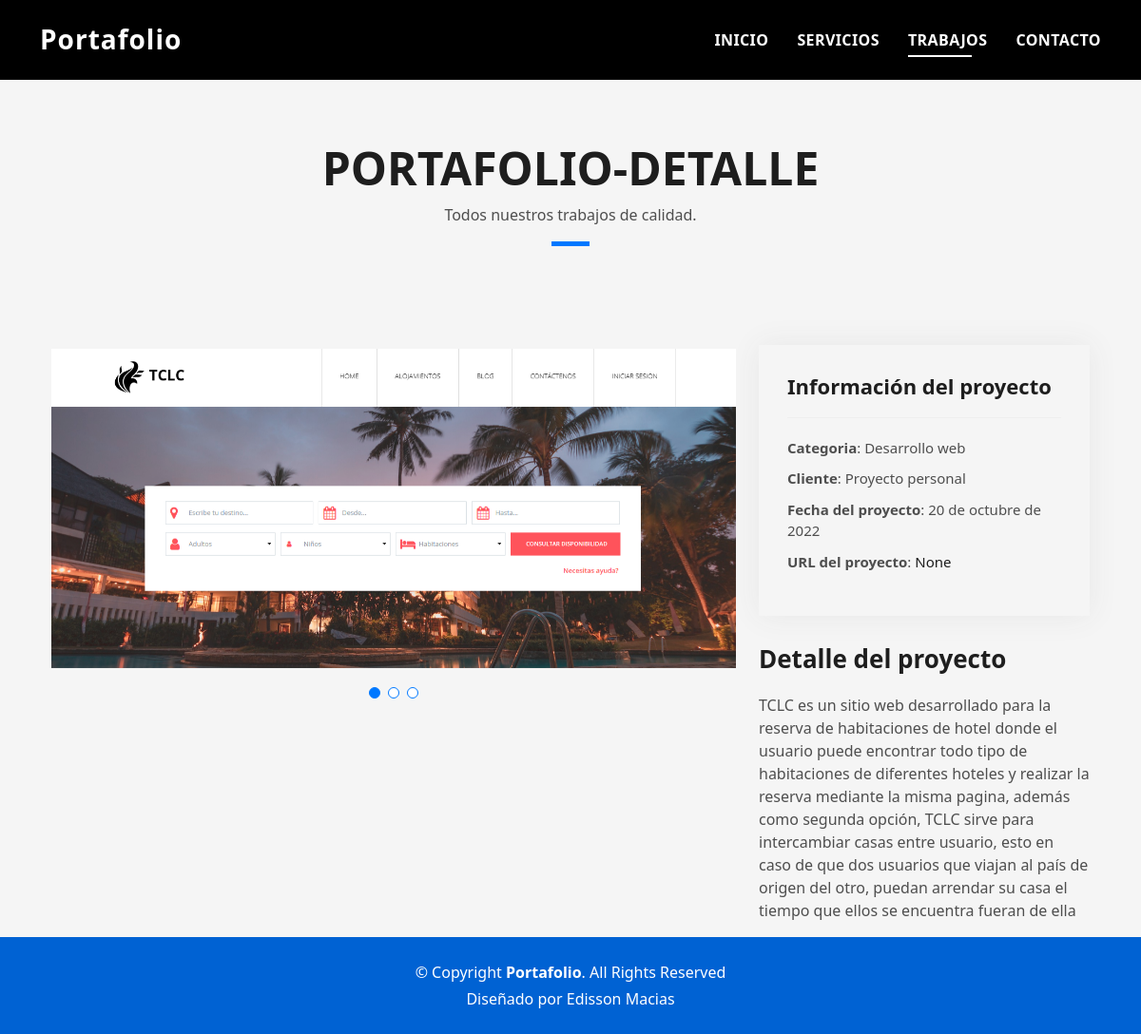
Screenshot of /Trabajo_detalle/TCLC with the database file from the repository.
### core/models.py (models this page shows, shortened)
class Portafolio(models.Model):
    nom = models.CharField(max_length=100, verbose_name="Nombre del proyecto")
    tipo = models.CharField(max_length=100, verbose_name="Tipo de proyecto")
    cliente = models.CharField(max_length=100, verbose_name="Cliente")
    fecha = models.DateField(verbose_name="Fecha de creacion")
    url = models.URLField(null=True, blank=True, verbose_name="URL", max_length=300)
    detall = models.TextField(verbose_name="Detalle")
    img1 = models.ImageField(verbose_name="Imagen 1", upload_to='img/')
    img2 = models.ImageField(verbose_name="Imagen 2", upload_to='img/')
    img3 = models.ImageField(verbose_name="Imagen 3", upload_to='img/')
    about = models.ManyToManyField(About)
    created = models.DateTimeField(auto_now_add=True, verbose_name="Fecha de Creacion")
    updated = models.DateTimeField(auto_now=True, verbose_name="Fecha de Modificacion")
    class Meta:
        verbose_name = 'Portafolio'
        verbose_name_plural = 'Portafolios'
        ordering = ["-created"]

### core/views.py (the view)
# urls.py: path('Trabajo_detalle/<nombre>',Trabajo_detalle.as_view(),name="Trabajo_detalle"),
class Trabajo_detalle(TemplateView):
    template_name = 'core/Trabajos-detalle.html'
    def get(self, request, nombre):
        portfolio = Portafolio.objects.filter(nom=nombre)
        return render(request, self.template_name, {'portfolio':portfolio})

### core/templates/core/Trabajos-detalle.html (shortened to what this page needs)
{% extends 'core/home.html' %}
{% block class %}style="background-color: black;"{% endblock %}
{% block link3 %}active{% endblock %}
{% block content %}
{% load static %}
<section id="work" class="portfolio-mf sect-pt4 route">
    <div class="container">
      <div class="row">
        <div class="col-sm-12">
          <div class="title-box text-center">
            <h3 class="title-a">
              Portafolio-Detalle
            </h3>
            <p class="subtitle-a">
              Todos nuestros trabajos de calidad.
            </p>
            <div class="line-mf"></div>
          </div>
        </div>
      </div>
      <section id="portfolio-details" class="portfolio-details">
        <div class="container">
          <div class="row gy-4">
            {% for portfolio in portfolio %}
            <div class="col-lg-8">
              <div class="portfolio-details-slider swiper">
                <div class="swiper-wrapper align-items-center">
                  <div class="swiper-slide">
                    <img src="{{portfolio.img1.url}}" alt="">
                  </div>
                </div>
                <div class="swiper-pagination"></div>
              </div>
            </div>
            <div class="col-lg-4">
              <div class="portfolio-info">
                <h3>Información del proyecto</h3>
                <ul>
                  <li><strong>Categoria</strong>: {{portfolio.tipo}}</li>
                  <li><strong>Cliente</strong>: {{portfolio.cliente}}</li>
                  <li><strong>Fecha del proyecto</strong>: {{portfolio.fecha}}</li>
                  <li><strong>URL del proyecto</strong>: <a href="{{portfolio.url}}">{{portfolio.url}}</a></li>
                </ul>
              </div>
              <div class="portfolio-description">
                <h2>Detalle del proyecto</h2>
                <p>
                  {{portfolio.detall}}
                </p>
              </div>
            </div>
          {% endfor %}
          </div>
        </div>
      </section>
    </div>
</section>
{% endblock%}

### core/static/core/css/style.css (style rules this page uses)
body { background-color: #f5f5f5; color: #4e4e4e; }
h1, h2, h3, h4, h5, h6 { color: #1e1e1e; }
a { color: #1e1e1e; text-decoration: none; transition: all 0.5s ease-in-out; }
.sect-pt4 { padding-top: 4rem; }
.title-box { margin-bottom: 4rem; }
.title-a { text-decoration: none; font-size: 3rem; font-weight: bold; text-transform: uppercase; }
.subtitle-a { text-decoration: none; color: #4e4e4e; }
.line-mf { width: 40px; height: 5px; background-color: #0078ff; margin: 0 auto; }
.portfolio-details { padding-top: 40px; }
.portfolio-details .portfolio-details-slider img { width: 100%; }
.portfolio-details .portfolio-details-slider .swiper-pagination { margin-top: 20px; position: relative; }
.portfolio-details .portfolio-info { padding: 30px; box-shadow: 0px 0 30px rgba(78, 78, 78, 0.08); }
.portfolio-details .portfolio-info h3 { font-size: 22px; font-weight: 700; margin-bottom: 20px; padding-bottom: 20px; border-bottom: 1px solid #eee; }
.portfolio-details .portfolio-info ul { list-style: none; padding: 0; font-size: 15px; }
.portfolio-details .portfolio-info ul li+li { margin-top: 10px; }
.portfolio-details .portfolio-description { padding-top: 30px; }
.portfolio-details .portfolio-description h2 { font-size: 26px; font-weight: 700; margin-bottom: 20px; }
.portfolio-details .portfolio-description p { padding: 0; }
.swiper-pagination { margin-top: 20px; position: relative; }

### rows the page displays
Portafolio: img1 (picture), tipo "Desarrollo web", cliente "Proyecto personal", fecha "20 de octubre de 2022", url "None", detall "TCLC es un sitio web desarrollado para la reserva de habitaciones de hotel donde el usuario puede encontrar todo tipo de habitaciones de diferentes hoteles y realizar la reserva mediante la misma pagina, además como segunda opción, TCLC sirve para intercambiar casas entre usuario, esto en caso de que dos usuarios que viajan al país de origen del otro, puedan arrendar su casa el tiempo que ellos se encuentra fueran de ella"
